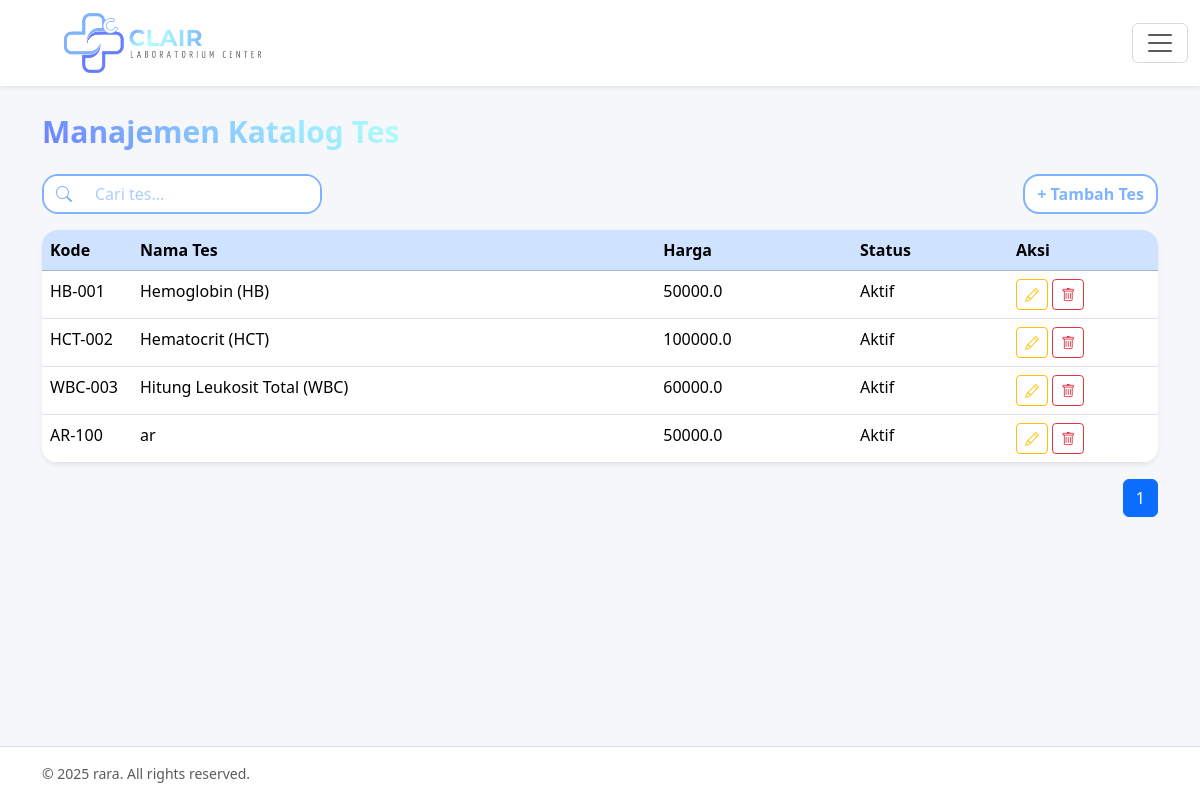
The page /admin/tests (signed in) on the database its author committed.
### eas/models/testcatalog.py (models this page shows)
class TestCatalog(db.Model):
    id = db.Column(db.Integer, primary_key=True)
    code = db.Column(db.String(64), unique=True)
    name = db.Column(db.String(128))
    description = db.Column(db.Text)
    price = db.Column(db.Float)
    active = db.Column(db.Boolean, default=True)

### eas/admin.py (the view)
@admin_bp.route("/tests", methods=["GET"])
@login_required
def tests_list():
    if not admin_only():
        return redirect("/login")
    tests = TestCatalog.query.all()
    modal = request.args.get("modal")
    edit_test = None
    if modal in ["edit", "delete"]:
        tid = request.args.get("id")
        edit_test = TestCatalog.query.get(tid)
    return render_template(
        "admin/tests_list.html",
        tests=tests,
        modal=modal,
        edit_test=edit_test,
        active="tests"
    )

### eas/__init__.py (called while the page is built)
def create_app():
    app = Flask(__name__)
    app.config.from_object(Config)
    db.init_app(app)
    login_manager.init_app(app)
    from eas.auth import auth_bp
    from eas.admin import admin_bp
    from eas.lab import lab_bp
    app.register_blueprint(auth_bp)
    app.register_blueprint(admin_bp, url_prefix="/admin")
    app.register_blueprint(lab_bp, url_prefix="/lab")
    @app.route("/")
    def home():
        if current_user.is_authenticated:
            if current_user.role == "admin":
                return redirect("/admin")
            elif current_user.role == "lab":
                return redirect("/lab")
        return redirect("/login")
    @login_manager.user_loader
    def load_user(uid):
        return User.query.get(int(uid))
    with app.app_context():
        db.create_all()
    return app

### eas/admin.py (called while the page is built)
def admin_only():
    return current_user.is_authenticated and current_user.is_admin()

### eas/models/user.py (called while the page is built)
    def is_admin(self): return self.role == "admin"

### eas/templates/admin/tests_list.html (shortened to what this page needs)
{% extends "base.html" %}
{% block content %}
<h3 class="page-title mt-4">Manajemen Katalog Tes</h3>
<div class="d-flex justify-content-between align-items-center mt-3 mb-3">
    <div class="input-group search-box">
        <span class="input-group-text">
            <i class="bi bi-search" style="color:#80B3FF;"></i>
        </span>
        <input id="searchInput" class="form-control" placeholder="Cari tes...">
    </div>
    <button class="btn add-btn" data-bs-toggle="modal" data-bs-target="#modalAddTest">
        + Tambah Tes
    </button>
</div>
<div class="card shadow-sm overflow-hidden table-card">
    <div class="card-body p-0">
        <table class="table mb-0" id="testsTable">
            <thead class="table-primary">
                <tr>
                    <th style="width: 90px;">Kode</th>
                    <th>Nama Tes</th>
                    <th>Harga</th>
                    <th>Status</th>
                    <th style="width: 150px;">Aksi</th>
                </tr>
            </thead>
            <tbody>
                {% for t in tests %}
                <tr>
                    <td>{{ t.code }}</td>
                    <td>{{ t.name }}</td>
                    <td>{{ t.price }}</td>
                    <td>{{ 'Aktif' if t.active else 'Nonaktif' }}</td>
                    <td>
                        <a href="/admin/tests?modal=edit&id={{ t.id }}" class="btn btn-sm btn-outline-warning">
                            <i class="bi bi-pencil"></i>
                        </a>
                        <a href="/admin/tests?modal=delete&id={{ t.id }}" class="btn btn-sm btn-outline-danger">
                            <i class="bi bi-trash"></i>
                        </a>
                    </td>
                </tr>
                {% endfor %}
            </tbody>
        </table>
    </div>
</div>
<nav class="mt-3">
    <ul class="pagination justify-content-end" id="pagination"></ul>
</nav>
{% endblock %}

### eas/templates/base.html (shortened to what this page needs)
<!DOCTYPE html>
<html lang="en">
<head>
    <link href="https://cdn.jsdelivr.net/npm/bootstrap@5.3.1/dist/css/bootstrap.min.css" rel="stylesheet">
    <link href="https://cdn.jsdelivr.net/npm/bootstrap-icons@1.10.5/font/bootstrap-icons.css" rel="stylesheet">
</head>
<body class="d-flex flex-column min-vh-100">
{% if request.endpoint != 'auth.login' %}
<nav class="navbar bg-white fixed-top shadow-sm">
    <div class="container-fluid">
        <a class="navbar-brand d-flex align-items-center" href="/">
            <img src="/static/img/logo-ver.png" alt="Logo" style="height: 60px; margin-left:52px;">
        </a>
        <button class="navbar-toggler" type="button" data-bs-toggle="offcanvas"
                data-bs-target="#offcanvasNav" aria-controls="offcanvasNav">
            <span class="navbar-toggler-icon"></span>
        </button>
    </div>
</nav>
<div style="height: 90px;"></div>
{% endif %}
<main class="flex-grow-1">
    <div class="container">
        {% block content %}{% endblock %}
    </div>
</main>
{% if request.endpoint != 'auth.login' %}
<footer class="bg-white border-top mt-auto">
    <div class="container py-3 d-flex justify-content-between align-items-center">
        <div class="text-muted small">
            © 2025 rara. All rights reserved.
        </div>
    </div>
</footer>
{% endif %}
</body>
</html>

### eas/templates/base.html (style rules this page uses)
body { background: #f5f7fa; }

### eas/templates/admin/tests_list.html (style rules this page uses)
.page-title { font-weight: 700; font-size: 30px; background: linear-gradient(40deg, #687EFF, #80B3FF, #98E4FF, #B6FFFA); -webkit-background-clip: text; -webkit-text-fill-color: transparent; display: inline-block; }
.search-box { max-width: 280px; border-radius: 16px; overflow: hidden; border: 2px solid #80B3FF; }
.search-box span { background: #fff; border: none; }
.search-box input { border: none; box-shadow: none; }
.search-box input::placeholder { color: #80B3FF; opacity: .65; }
.add-btn { color: #80B3FF; border-radius: 16px; border: 2px solid #80B3FF; background-color: white; font-weight: 700; }
.table-card { border-radius: 16px; border: none; }

### rows shown on the page
TestCatalog: code "HB-001", name "Hemoglobin (HB)", price "50000.0", active "Aktif"
TestCatalog: code "HCT-002", name "Hematocrit (HCT)", price "100000.0", active "Aktif"
TestCatalog: code "WBC-003", name "Hitung Leukosit Total (WBC)", price "60000.0", active "Aktif"
TestCatalog: code "AR-100", name "ar", price "50000.0", active "Aktif"
